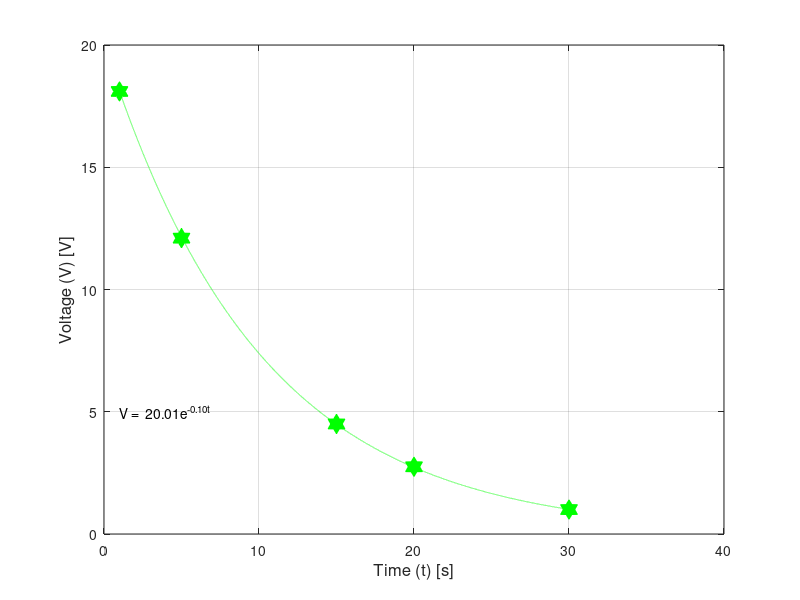

This chart was generated by the following MATLAB code:
clear
clc
close all


t=[1 5 15 20 30];
V=[18.1 12.1 4.5 2.75 1];

figure('Color','w')
plot(t,V,'hg','MarkerFaceColor','g','MarkerSize',14)
xlabel('Time (t) [s]','FontSize',12)
ylabel('Voltage (V) [V]','FontSize',12)

axis([0 40 0 20])
grid on
hold on

%{
y = be^mx
lny = ln(be^mx)
lny = lnb + lne^mx
ln(y) = ln(b) + mx (ln(e)) = 1
ln(y) = ln(b) + mx

%}


c = polyfit(t, log(V),1);
m=c(1);
b = exp(c(2));


tpf = [1:.001:30];
vpf = b*exp(m*tpf);

plot(tpf, vpf , '-.g')


TE = sprintf("V =  %.2fe^{%.2ft}",b,m)
text(1,5,TE);